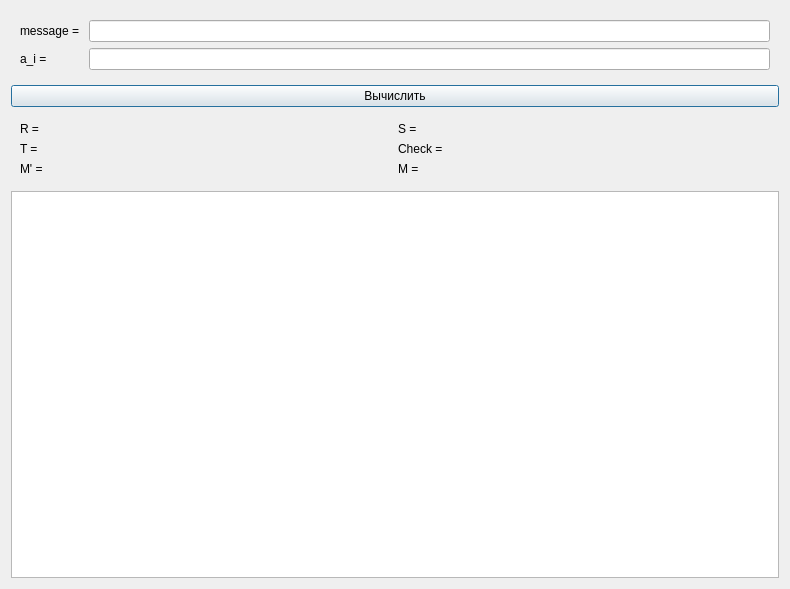
<?xml version="1.0" encoding="UTF-8"?>
<ui version="4.0">
 <class>Knapsack</class>
 <widget class="QDialog" name="Knapsack">
  <property name="geometry">
   <rect>
    <x>0</x>
    <y>0</y>
    <width>790</width>
    <height>589</height>
   </rect>
  </property>
  <property name="windowTitle">
   <string>Ранцевая криптосистема</string>
  </property>
  <property name="styleSheet">
   <string notr="true"/>
  </property>
  <layout class="QVBoxLayout" name="verticalLayout">
   <item>
    <widget class="QWidget" name="widget" native="true">
     <layout class="QGridLayout" name="gridLayout">
      <item row="0" column="1">
       <widget class="QLineEdit" name="lineEdit"/>
      </item>
      <item row="0" column="0">
       <widget class="QLabel" name="label">
        <property name="text">
         <string>message = </string>
        </property>
       </widget>
      </item>
      <item row="1" column="0">
       <widget class="QLabel" name="label_2">
        <property name="text">
         <string>a_i = </string>
        </property>
       </widget>
      </item>
      <item row="1" column="1">
       <widget class="QLineEdit" name="lineEdit_2"/>
      </item>
     </layout>
    </widget>
   </item>
   <item>
    <widget class="QPushButton" name="pushButton">
     <property name="text">
      <string>Вычислить</string>
     </property>
    </widget>
   </item>
   <item>
    <widget class="QWidget" name="widget_2" native="true">
     <layout class="QGridLayout" name="gridLayout_2">
      <item row="1" column="0">
       <widget class="QLabel" name="label_5">
        <property name="text">
         <string>T = </string>
        </property>
       </widget>
      </item>
      <item row="0" column="0">
       <widget class="QLabel" name="label_3">
        <property name="text">
         <string>R = </string>
        </property>
       </widget>
      </item>
      <item row="1" column="1">
       <widget class="QLabel" name="label_6">
        <property name="text">
         <string>Check = </string>
        </property>
       </widget>
      </item>
      <item row="0" column="1">
       <widget class="QLabel" name="label_4">
        <property name="text">
         <string>S = </string>
        </property>
       </widget>
      </item>
      <item row="2" column="0">
       <widget class="QLabel" name="label_7">
        <property name="text">
         <string>M' = </string>
        </property>
       </widget>
      </item>
      <item row="2" column="1">
       <widget class="QLabel" name="label_8">
        <property name="text">
         <string>M = </string>
        </property>
       </widget>
      </item>
     </layout>
    </widget>
   </item>
   <item>
    <widget class="QTableWidget" name="tableWidget">
     <attribute name="verticalHeaderVisible">
      <bool>true</bool>
     </attribute>
    </widget>
   </item>
  </layout>
 </widget>
 <resources/>
 <connections/>
</ui>
